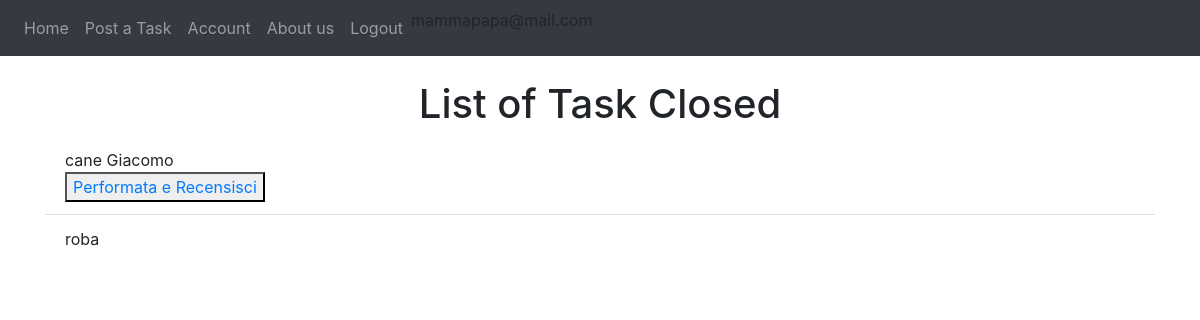
The app's page /taskpending (signed in), older data.
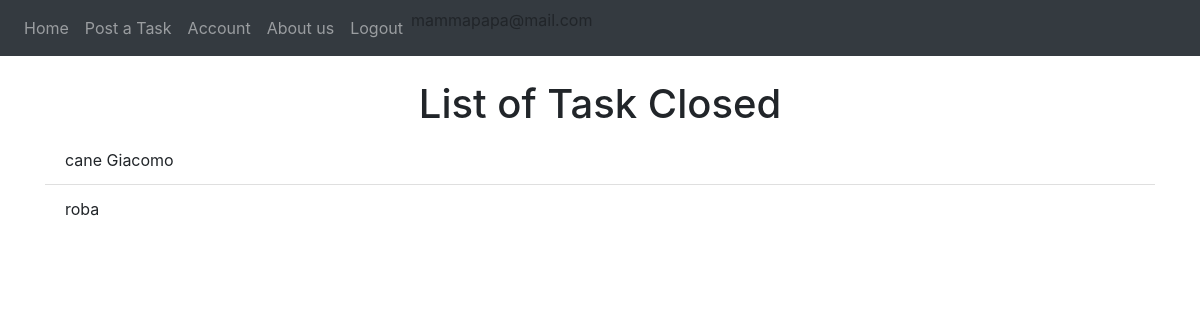
The same page, newer data.
### website/models.py (models this page shows)
class Offer(db.Model, UserMixin):
    id = db.Column(db.Integer, primary_key=True)
    title = db.Column(db.String(150))
    description = db.Column(db.String(150))
    date = db.Column(db.DateTime(timezone=True), default=func.now())
    isAss = db.Column(db.Boolean, default=False)
    date_task = db.Column(db.DateTime(timezone=True))
    id_adult = db.Column(db.Integer, db.ForeignKey('adult.id'))
    scelta = db.Column(db.Integer, db.ForeignKey('student.id'))
    isPerf = db.Column(db.Boolean, default=False)
    rece = db.relationship('Review', backref='recensione', uselist=False)

class User(db.Model, UserMixin):
    id = db.Column(db.Integer, primary_key=True)
    email = db.Column(db.String(150), unique=True)
    password = db.Column(db.String(150))
    first_name = db.Column(db.String(150))
    surname = db.Column(db.String(150))
    type = db.Column(db.String(20))
    recensionipostate = db.relationship('Review', foreign_keys='Review.id_reviewer',
                                        backref='author')
    recensioniricevute = db.relationship('Review', foreign_keys='Review.id_reviewed',
                                         backref='ricevitore')
    __mapper_args__ = {
        'polymorphic_on': type,
        'polymorphic_identity': 'user',
    }

### website/views.py (the view)
@views.route('/taskpending')
def taskpending():
    pending = []
    for task in current_user.tasks:
        if task.isAss:
            pending.append(task)
        if task.isAss == False and task.isPerf == True:
            pending.append(task)
    return render_template("taskspending.html", user=current_user, pending=pending)

### website/__init__.py (called while the page is built)
def create_app():
    app = Flask(__name__)
    app.config['SECRET_KEY'] = 'atrebunfigoassurdo'
    app.config['SQLALCHEMY_DATABASE_URI'] = 'sqlite:///'+ DB_NAME
    db.init_app(app)
    from .views import views  # We imported the name of the blueprint
    from .auth import auth
    app.register_blueprint(views, url_prefix="/")  # Stiamo dicendo come sono definite le pagine e dove sono
    app.register_blueprint(auth, url_prefix="/")
    from .models import User, Offer, Adult, Student
    create_database(app)
    login_manager = LoginManager()
    login_manager.login_view = 'auth.login'  # dove vogliamo mandare l'user se non loggato
    login_manager.init_app(app)
    @login_manager.user_loader
    def load_user(id):
        return User.query.get(int(id))
    return app

### website/templates/taskspending.html
{% extends "base.html" %} {% block title %}Non so come chiamarlo{% endblock %} {% block content%}
    <br />
    <h1 align="center">List of Task Closed</h1>
<ul class="list-group list-group-flush" id="offers">
  {% for offer in pending %}
            <li class="list-group-item">
     {{ offer.title }} {{ offer.performer.first_name }}
          <br/>
                {% if offer.isAss==True and offer.isPerf==False %}
            <button> <a href={{ url_for('views.sceltarecensione', task_id=offer.id) }} > Performata e Recensisci</a></button>
            </li>
        {% endif %}
  {% endfor %}
</ul>
{% endblock %}

Row changes from the older to the newer data that the page shows:
changed Offer "cane": no longer shows "Performata e Recensisci"
